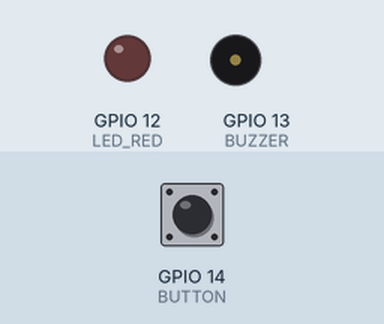
A sketch run on a simulated ESP32. Parts: output pins drawn as LEDs (lit = HIGH), buzzer (waves = sounding, pin HIGH). Inputs (shaded band) come from the test bench; at power-on: GPIO 14 (BUTTON) HIGH. WiFi joins after 1.5 s; servers stay silent unless stated; uploads are accepted with an empty reply; what the sketch prints to the serial monitor is not drawn.

Above: at 2.7 s.
2.8 s: GPIO 14 (BUTTON) pulled LOW for 0.15 s
At 2.95 s:
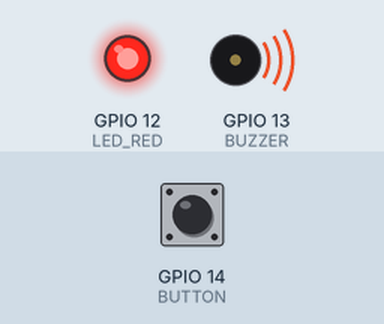
5.8 s: GPIO 14 (BUTTON) pulled LOW for 1 s
At 8.9 s:
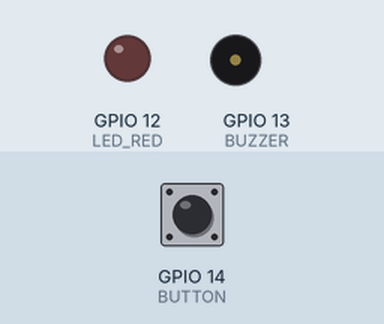
9.5 s: GPIO 14 (BUTTON) pulled LOW for 3.2 s
At 10.6 s:
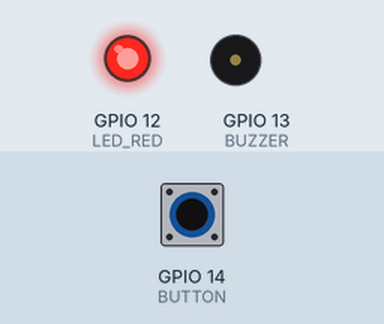
Timing chart, 0 to 13.2 s (numbered marks = the images above; inputs shaded):
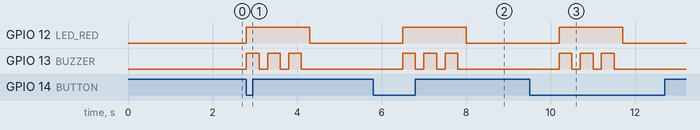

Measured:
- after the input at 2.8 s, GPIO 12 (LED_RED): LOW → HIGH at once, → LOW 1.5 s later; GPIO 13 (BUZZER): alternates HIGH for 0.30 s and LOW for 0.20 s, 6 changes in all, then stays LOW, starting at once
- after the input at 5.8 s, GPIO 12 (LED_RED): LOW → HIGH after 0.70 s, → LOW 1.5 s later; GPIO 13 (BUZZER): alternates HIGH for 0.30 s and LOW for 0.20 s, 6 changes in all, then stays LOW, starting after 0.70 s
- after the input at 9.5 s, GPIO 12 (LED_RED): LOW → HIGH after 0.70 s, → LOW 1.5 s later; GPIO 13 (BUZZER): alternates HIGH for 0.30 s and LOW for 0.20 s, 6 changes in all, then stays LOW, starting after 0.70 s

The sketch:

esp32_alert.ino
```cpp
#include <WiFi.h>
#include <HTTPClient.h>

const char* ssid = "YOUR_WIFI_NAME";
const char* password = "YOUR_WIFI_PASSWORD";
// Change to your server IP
const char* serverURL = "http://192.168.1.100/fatigue/api/alert.php";

#define BUZZER 13
#define LED_RED 12
#define BUTTON 14 // Simulated fatigue trigger for testing

void setup() {
  Serial.begin(115200);
  pinMode(BUZZER, OUTPUT);
  pinMode(LED_RED, OUTPUT);
  pinMode(BUTTON, INPUT_PULLUP);
  WiFi.begin(ssid, password);
  Serial.print("Connecting WiFi");
  while (WiFi.status() != WL_CONNECTED) { delay(500); Serial.print("."); }
  Serial.println("\nConnected!");
}

void triggerAlert(String type, float ear) {
  // 1. Local alert in vehicle
  digitalWrite(LED_RED, HIGH);
  for(int i=0; i<3; i++){
    digitalWrite(BUZZER, HIGH); delay(300);
    digitalWrite(BUZZER, LOW); delay(200);
  }
  digitalWrite(LED_RED, LOW);

  // 2. Send to PHP backend for real-time notification
  if (WiFi.status() == WL_CONNECTED) {
    HTTPClient http;
    http.begin(serverURL);
    http.addHeader("Content-Type", "application/x-www-form-urlencoded");
    String data = "driver_id=1&alert_type=" + type + "&ear_value=" + String(ear);
    int code = http.POST(data);
    Serial.println("PHP Response: " + String(code) + " " + http.getString());
    http.end();
  }
}

void loop() {
  // In real system, this is called by Raspberry Pi / Python via Serial
  // For testing, press button to simulate fatigue
  if (digitalRead(BUTTON) == LOW) {
    triggerAlert("EYE_CLOSED", 0.15);
    delay(2000);
  }
}
```
